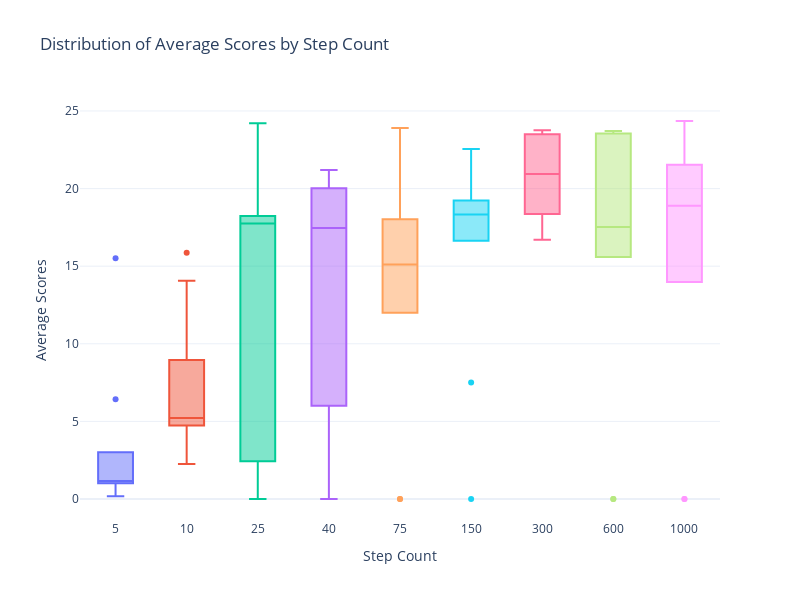

The notebook cell saved with this chart:
### Code cell
fig = go.Figure()

# Add a box plot for each step
for step, scores_dict in benchmarks.items():
    # Extract scores from the dictionary for the current step
    scores = list(scores_dict.values())
    # Add scores to the plot
    fig.add_trace(go.Box(y=scores, name=f"{step}"))

# Update the layout to improve the appearance
fig.update_layout(
    title="Distribution of Average Scores by Step Count",
    xaxis_title="Step Count",
    yaxis_title="Average Scores",
    height=600,
    width=800,
    template="plotly_white",
    showlegend=False  # Hide the legend if not required
)

# Show the plot
fig.show()

### Figure 1 — Plotly figure (JSON) as saved in the notebook; plotly's stock layout.template omitted (floating-point values rounded to 4 significant figures)
{"data": [{"name": "5", "type": "box", "y": [0.184, 15.51, 2.282, 6.42, 3.02, 1.252, 1.066, 0.286, 1.023, 1.012]}, {"name": "10", "type": "box", "y": [8.801, 5.377, 14.06, 4.741, 5.061, 4.893, 2.252, 15.87, 4.633, 8.953]}, {"name": "25", "type": "box", "y": [18.05, 19.56, 18.23, 0, 18.18, 10, 0, 2.426, 17.44, 24.21]}, {"name": "40", "type": "box", "y": [6, 21.0, 21.2, 19.95, 17.96, 12.41, 0, 20.02, 16.96, 0]}, {"name": "75", "type": "box", "y": [18.03, 17.27, 18.36, 23.9, 15.52, 14.7, 0, 0, 12, 14.57]}, {"name": "150", "type": "box", "y": [18.43, 19.2, 19.23, 18.22, 7.5, 22.56, 19.25, 0, 16.63, 17.43]}, {"name": "300", "type": "box", "y": [23.76, 23.55, 21.47, 23.07, 19.36, 18.37, 18.06, 16.71, 20.41, 23.5]}, {"name": "600", "type": "box", "y": [0, 15.59, 15.7, 21.65, 0, 23.63, 16.98, 18.09, 23.55, 23.7]}, {"name": "1000", "type": "box", "y": [24.35, 18.13, 22.46, 19.65, 15.22, 0, 21.2, 21.54, 0, 13.99]}], "layout": {"height": 600, "showlegend": false, "title": {"text": "Distribution of Average Scores by Step Count"}, "width": 800, "xaxis": {"title": {"text": "Step Count"}}, "yaxis": {"title": {"text": "Average Scores"}}}}
